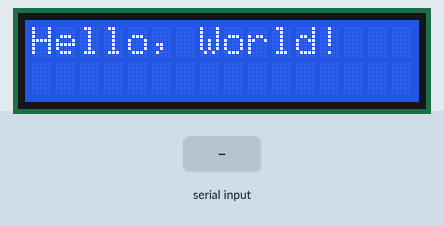
The sketch below on a simulated Arduino Uno, built with avr-gcc and run on an emulated ATmega328P. Shown: 16×2 character LCD. The test bench sets the inputs (shaded band). What the sketch prints to the serial monitor is not drawn.

Above: at 0.29 s.
At 1.2 s:
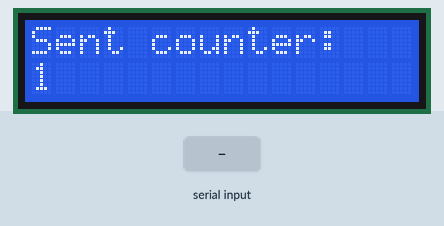
1.3 s: "reset_counter\n" received over Serial
At 1.41 s:
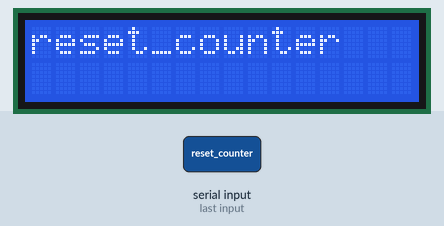
3.0 s: "1\n" received over Serial
Timing chart, 0 to 6.0 s (numbered marks = the images above; inputs shaded):
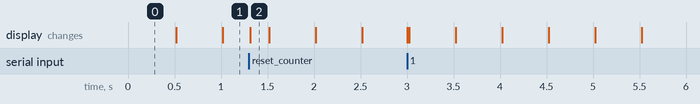

Measured:
- after the input at 1.3 s, the display: changes at once (image 2)

The sketch:

A04.ino
```cpp
#include <LiquidCrystal_I2C.h>

LiquidCrystal_I2C lcd(0x27, 16, 2);
int counter = 0;

unsigned long lastTimeCounterSent = millis();
unsigned long sendCounterDelay = 500;

void setup() {
  // put your setup code here, to run once:
  Serial.begin(115200);
  while(!Serial) {}
  lcd.init();
	lcd.backlight();
	lcd.setCursor(0,0);
	lcd.print("Hello, World!");
}

void loop() {
  // put your main code here, to run repeatedly:
  unsigned long timeNow = millis();
  if(timeNow - lastTimeCounterSent >= sendCounterDelay) {
    lastTimeCounterSent = timeNow;
    Serial.println(counter);
    lcd.clear();
    lcd.setCursor(0, 0);
    lcd.print("Sent counter: ");
    lcd.setCursor(0, 1);
    lcd.print(counter);
    counter++;
  }
  if(Serial.available() > 0) {
    String cmd = Serial.readStringUntil('\n');
    lcd.clear();
    lcd.setCursor(0, 0);
    lcd.print(cmd);
    if (cmd == "reset_counter") {
      counter = 0;
    }
    else {

    }
  }

}
```
